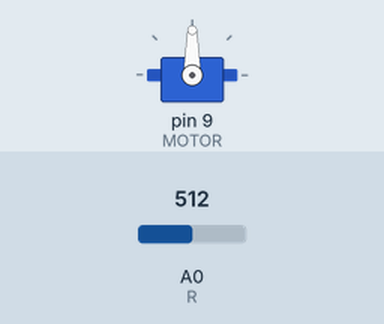
A sketch run on a simulated Arduino Uno, built with avr-gcc and run on an emulated ATmega328P. Shown: servo. Inputs (shaded band) come from the test bench; at power-on: A0 (R) = 512.

Above: at 1.2 s.
1.3 s: A0 (R) set to 716
At 1.6 s:
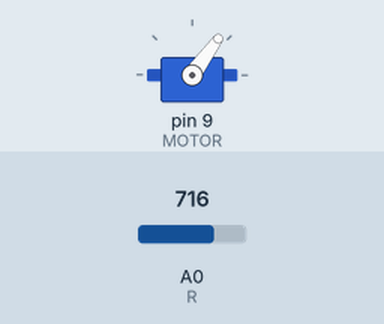
2.8 s: A0 (R) set to 900
At 4.0 s:
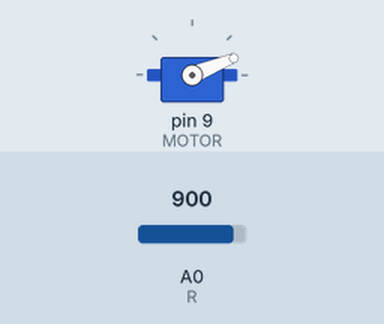
4.3 s: A0 (R) set to 1023
At 5.5 s:
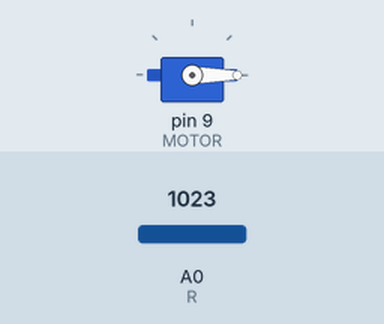
5.8 s: A0 (R) set to 306
At 6.9 s:
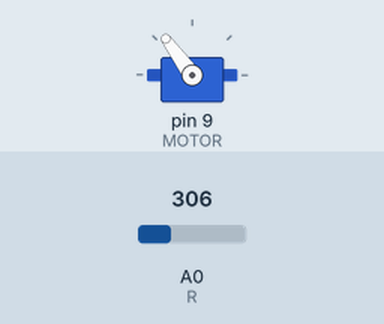
7.3 s: A0 (R) set to 122
At 8.3 s:
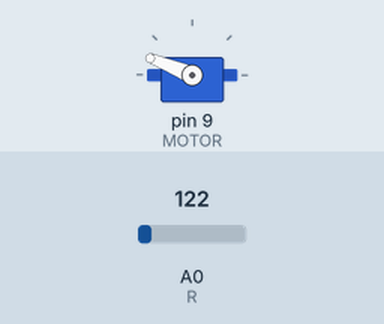
8.8 s: A0 (R) set to 511
At 9.7 s:
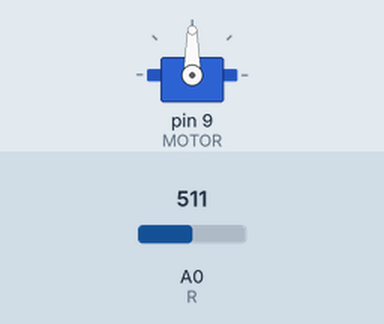
Timing chart, 0 to 11.3 s (numbered marks = the images above; inputs shaded):
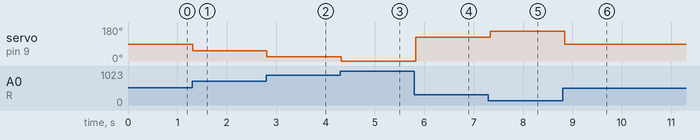

Measured:
- after the input at 1.3 s, servo on pin 9 (MOTOR): 90° → 54° at once
- after the input at 2.8 s, servo on pin 9 (MOTOR): 54° → 22° at once
- after the input at 4.3 s, servo on pin 9 (MOTOR): 22° → 0° at once
- after the input at 5.8 s, servo on pin 9 (MOTOR): 0° → 126° at once
- after the input at 7.3 s, servo on pin 9 (MOTOR): 126° → 158° at once
- after the input at 8.8 s, servo on pin 9 (MOTOR): 158° → 90° at once

The sketch:

servoMotor.ino
```cpp
#include <Servo.h>
//서브모터 구동을 위해서는 필수

const int R = A0;//가변저항 A0
const int MOTOR = 9;//모터 제어선 9번핀
int val, angle;

Servo myServo;

void setup() {
  myServo.attach(MOTOR);//myServo객체를 MOTOR핀에 연결
}

void loop() {
  val = analogRead(R);//가변저항 값 읽기
  angle = map(val, 0, 1023, 179, 0);//map을 이용해 가변저항의 각도에 따라 0~179도 변환. 서브모터는 0~180도 가능하지만 안정성을 위해 179도까지
  myServo.write(angle);//서브모터 각도를 angle으로 정하기
  delay(50);//0.05초마다 움직이기
}
```
